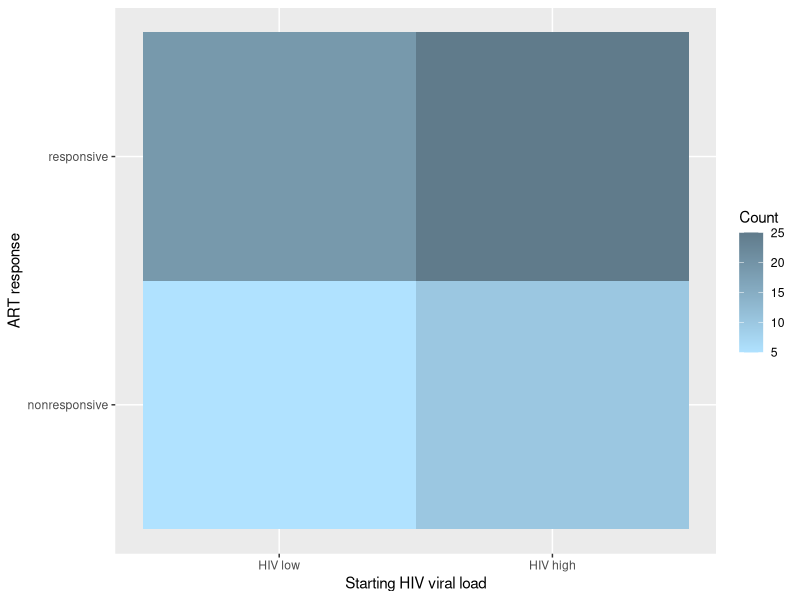

Write the R code that produced this figure.
library(tidyverse)
library(reshape2)

# load metadata
meta <- read_delim(file="hiv_metadata.tsv", delim="\t")

#### METADATA WRANGLING ####
#filter out ART-experienced samples and patients with only 1 visit
meta_filt <- filter(meta, `Cohort_Short`!="B") %>%
  group_by(`PID`) %>%
  filter(n()>1) %>%
  ungroup()

# make response column
v2threshold <- 10000 #some sources say below 10000 is low if not on ART (may adjust later)
v3threshold <- 200 #CDC defines <200 as viral suppression under ART

meta_redef <- select(meta_filt,`sample-id`,,`Gender`, `PID`,`Cohort_Short`, `Visit`, `HIV-1_viral_load`, `CRP_mg_L`, `IL-6_pg_mL`,`CD4+_count`,`CD4+_Cat`, `CD4_CD103_Percent`, `CD4_PD1_Percent`, `CD4_HLADRpos_CD38pos_Percent`)%>%
  mutate(`HIV-1_viral_load` = ifelse(grepl("ND", `HIV-1_viral_load`), "0", `HIV-1_viral_load`)) %>% #ND (not detectable) viral loads converted to 0
  mutate(`HIV-1_viral_load` = ifelse(grepl("Negative", `HIV-1_viral_load`), NA, `HIV-1_viral_load`)) %>% #values for HIV negative samples coverted to NA
  mutate(`HIV-1_viral_load` = as.numeric(`HIV-1_viral_load`)) %>%
  mutate(`Visit` = as.factor(`Visit`)) %>%
  mutate(response = case_when(
    `Visit`=="2" & `HIV-1_viral_load`<v2threshold ~ "HIV low", 
    `Visit`=="2" & `HIV-1_viral_load`>=v2threshold ~ "HIV high",
    `Visit`=="3" & `HIV-1_viral_load`<v3threshold ~ "responsive",
    `Visit`=="3" & `HIV-1_viral_load`>=v3threshold ~ "nonresponsive",
    is.na(`HIV-1_viral_load`) ~ "negative"
  ))


# load manifest and filter samples to match redefined metadata
manifest_filt <- read_delim(file="hiv_manifest.tsv", delim="\t") %>%
  subset(`sample-id` %in% meta_redef$`sample-id`)

#save filtered manifest
write.table(manifest_filt, file="hiv_manifest_filt.tsv", quote=FALSE, sep="\t", row.names=FALSE)

#### HEATMAP ####
#make metadata table for heatmap
meta_heat <- group_by(meta_redef, `PID`) %>%
  arrange(`PID`, `response`) %>%
  summarise(response_comb = paste(`response`, collapse = ","), .groups = "drop") %>%
  separate(response_comb, into=c("start_viral_load", "response"), sep=",") %>%
  filter(`start_viral_load`!="negative")

# make heatmap
response_table <- table(meta_heat$response, meta_heat$start_viral_load) 
response_table <- response_table[,c(2,1)]
heatmap <- ggplot(melt(response_table), aes(Var2, Var1)) + 
  geom_tile(aes(fill=value)) +
  scale_fill_gradient(low = "lightskyblue1", high = "lightskyblue4") +
  labs(x="Starting HIV viral load", y="ART response", fill="Count")

#save heatmap
ggsave(filename = "art_response_heatmap.png"
       , heatmap
       , height=4, width=5)
